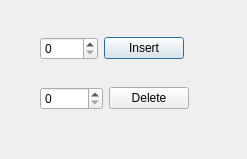
<?xml version="1.0" encoding="UTF-8"?>
<ui version="4.0">
 <class>Dialog</class>
 <widget class="QDialog" name="Dialog">
  <property name="geometry">
   <rect>
    <x>0</x>
    <y>0</y>
    <width>247</width>
    <height>159</height>
   </rect>
  </property>
  <property name="windowTitle">
   <string>Set</string>
  </property>
  <widget class="QWidget" name="layoutWidget_1">
   <property name="geometry">
    <rect>
     <x>40</x>
     <y>30</y>
     <width>144</width>
     <height>37</height>
    </rect>
   </property>
   <layout class="QHBoxLayout" name="horizontalLayout_1">
    <item>
     <widget class="QSpinBox" name="InsertBox"/>
    </item>
    <item>
     <widget class="QPushButton" name="Insert">
      <property name="text">
       <string>Insert</string>
      </property>
     </widget>
    </item>
   </layout>
  </widget>
  <widget class="QWidget" name="layoutWidget_2">
   <property name="geometry">
    <rect>
     <x>40</x>
     <y>80</y>
     <width>149</width>
     <height>37</height>
    </rect>
   </property>
   <layout class="QHBoxLayout" name="horizontalLayout_2">
    <item>
     <widget class="QSpinBox" name="DeleteBox"/>
    </item>
    <item>
     <widget class="QPushButton" name="Delete">
      <property name="text">
       <string>Delete</string>
      </property>
     </widget>
    </item>
   </layout>
  </widget>
 </widget>
 <resources/>
 <connections/>
</ui>
